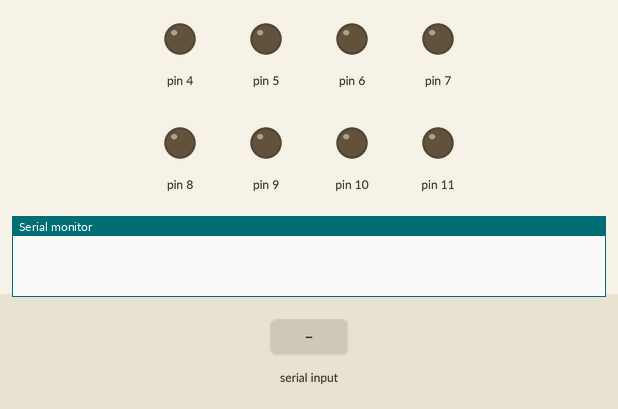
The sketch below on a simulated Arduino Uno, built with avr-gcc and run on an emulated ATmega328P. Shown: output pins drawn as LEDs (lit = HIGH), the last lines printed to the serial monitor. The inputs (shaded band) are chosen by the test bench.

Above: at 1.2 s.
1.3 s: "1" received over Serial
At 2.5 s:
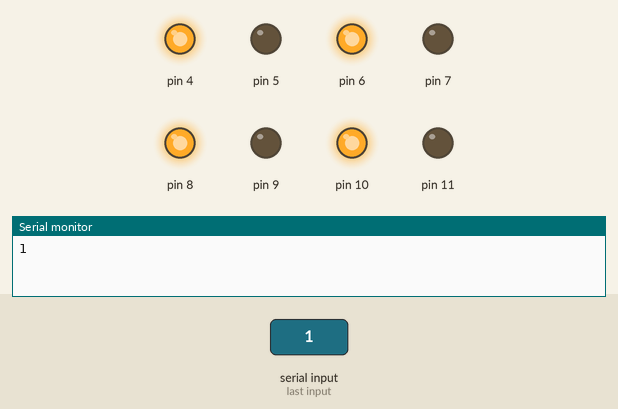
2.8 s: "2" received over Serial
At 3.9 s:
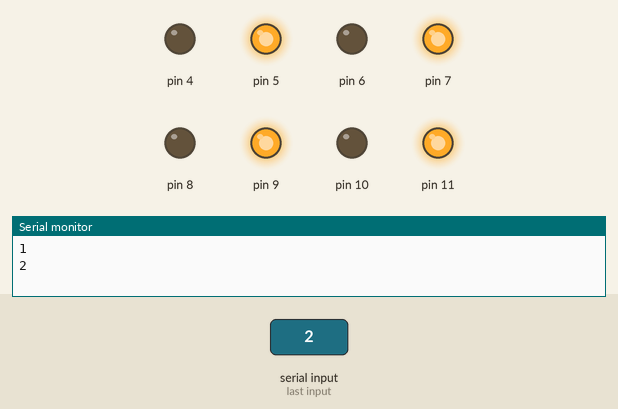
4.3 s: "3" received over Serial
At 5.0 s:
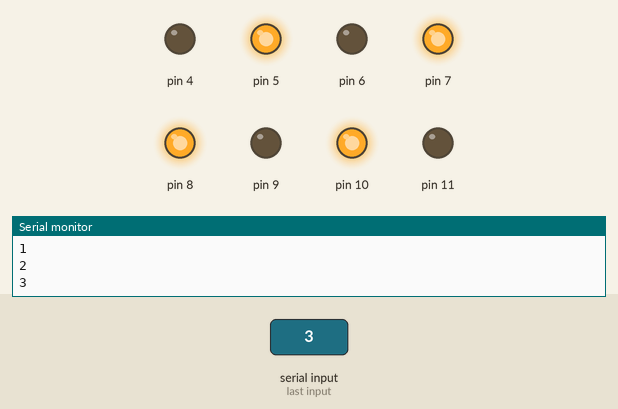
5.8 s: "4" received over Serial
At 6.2 s:
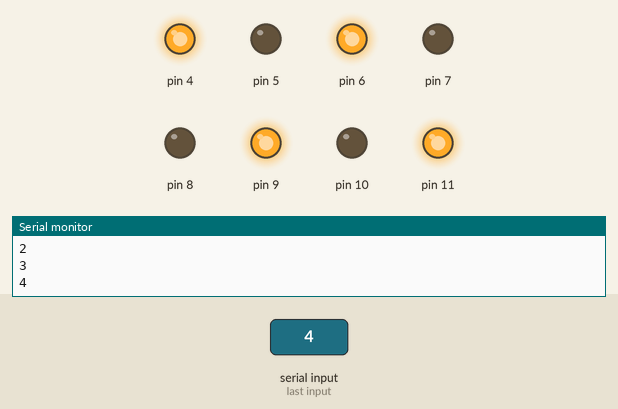
7.3 s: "5" received over Serial
At 8.5 s:
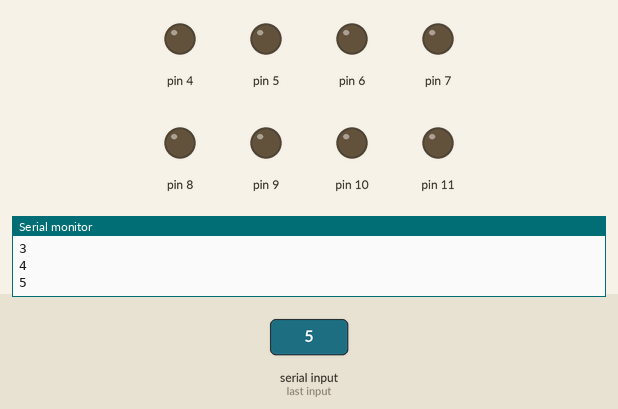
Timing chart, 0 to 9.8 s (numbered marks = the images above; inputs shaded):
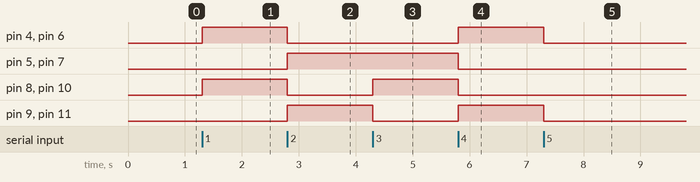

Measured:
- after the input at 1.3 s, pin 4, pin 6, pin 8, pin 10: LOW → HIGH at once
- after the input at 2.8 s, pin 4, pin 6, pin 8, pin 10: HIGH → LOW at once; pin 5, pin 7, pin 9, pin 11: LOW → HIGH at once
- after the input at 4.3 s, pin 8, pin 10: LOW → HIGH at once; pin 9, pin 11: HIGH → LOW at once
- after the input at 5.8 s, pin 4, pin 6, pin 9, pin 11: LOW → HIGH at once; pin 5, pin 7, pin 8, pin 10: HIGH → LOW at once
- after the input at 7.3 s, pin 4, pin 6, pin 9, pin 11: HIGH → LOW at once

The sketch:

robot_control_using_pc.ino
```cpp
void stp();
void fwd();
void left();
void right();
void back();
void setup()
{
    pinMode(4,OUTPUT);
    pinMode(5,OUTPUT);
    pinMode(6,OUTPUT);
    pinMode(7,OUTPUT);
    pinMode(8,OUTPUT);
    pinMode(9,OUTPUT);
    pinMode(10,OUTPUT);
    pinMode(11,OUTPUT);
Serial.begin(9600);                                         // Baud rate set to 9600bps
}
void loop() {
    if(Serial.available() > 0)      // Ckeck for command Recieved
    {
      char ch = Serial.read();
      Serial.println(ch);
    if (ch == '1')     // Checking Command from User
    {
        fwd();
    }
    else if (ch == '2')
    {
back();
    }
    else if (ch == '3')
    {
       left();
    }
    else if (ch == '4')
    {
right();
    }
   else if (ch == '5')
  {
        stp();
  }
}
}                                           //loop() ends here
void fwd()          // Forward
{
  digitalWrite(4,HIGH);
  digitalWrite(5,LOW);
  digitalWrite(6,HIGH);
  digitalWrite(7,LOW);
    digitalWrite(8,HIGH);
  digitalWrite(9,LOW);
  digitalWrite(10,HIGH);
  digitalWrite(11,LOW);
}
void back()          // Backward
{
  digitalWrite(5,HIGH);
  digitalWrite(4,LOW);
  digitalWrite(7,HIGH);
  digitalWrite(6,LOW);
    digitalWrite(9,HIGH);
  digitalWrite(8,LOW);
  digitalWrite(11,HIGH);
  digitalWrite(10,LOW);
}
void left()          //LEFT
{
  digitalWrite(5,HIGH);
  digitalWrite(4,LOW);
  digitalWrite(7,HIGH);
  digitalWrite(6,LOW);
      digitalWrite(8,HIGH);
  digitalWrite(9,LOW);
  digitalWrite(10,HIGH);
  digitalWrite(11,LOW);
}
void right()          // Right
{
  digitalWrite(4,HIGH);
  digitalWrite(5,LOW);
  digitalWrite(6,HIGH);
  digitalWrite(7,LOW);
      digitalWrite(9,HIGH);
  digitalWrite(8,LOW);
  digitalWrite(11,HIGH);
  digitalWrite(10,LOW);
}
void stp()            // Robot STops
{
    digitalWrite(4,LOW);
  digitalWrite(5,LOW);
  digitalWrite(6,LOW);
  digitalWrite(7,LOW);
  digitalWrite(8,LOW);
  digitalWrite(9,LOW);
  digitalWrite(10,LOW);
  digitalWrite(11,LOW);
}
```
